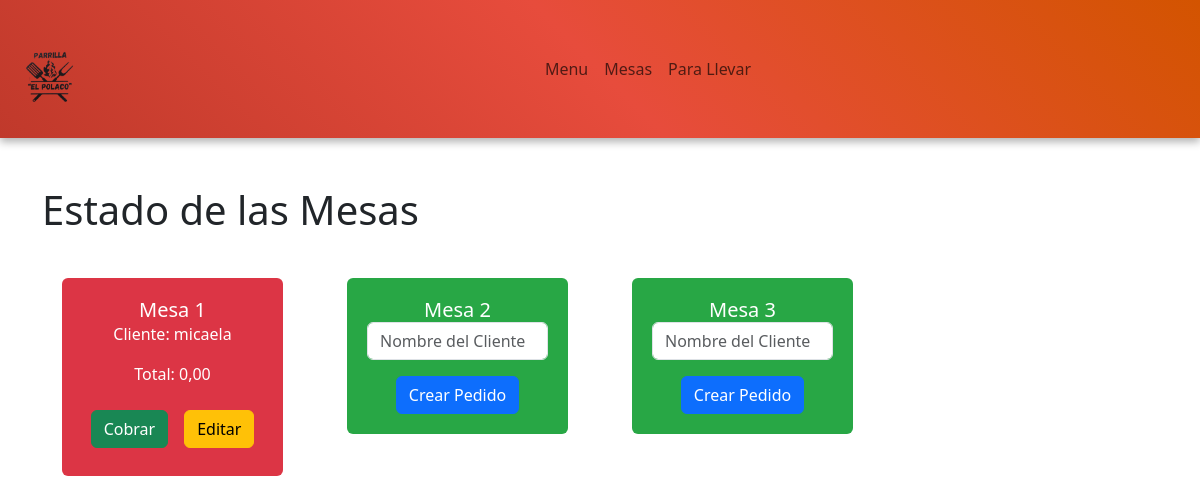
Page /mesas/ on the earlier database version.
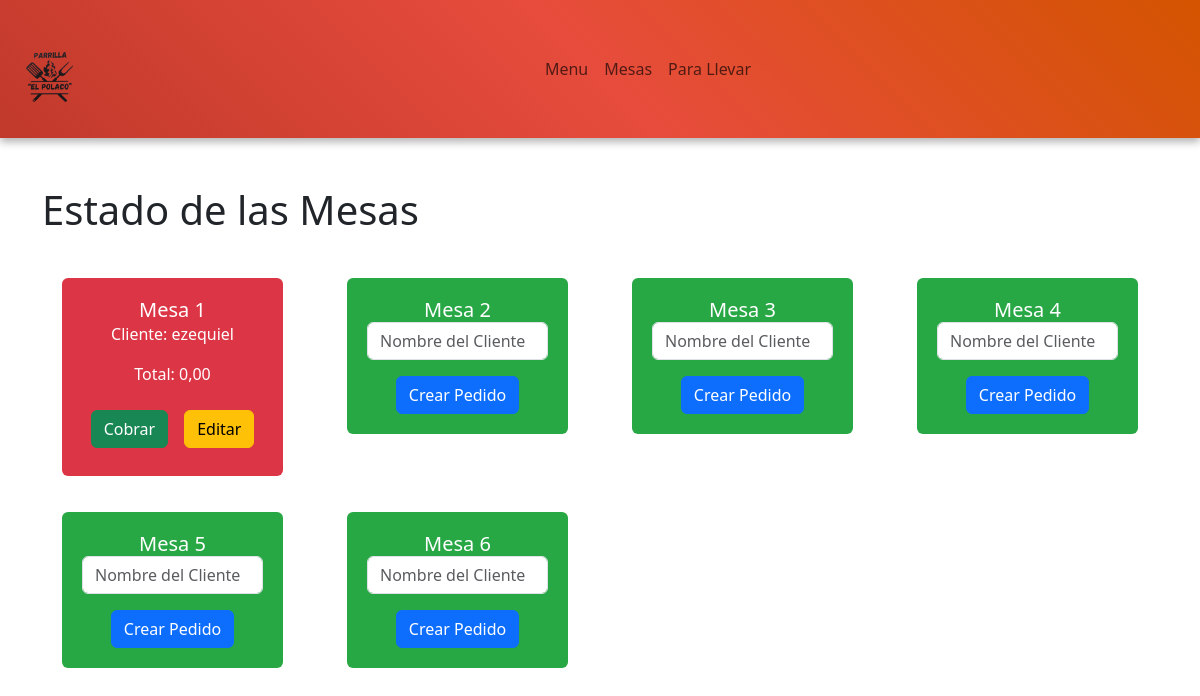
Same page on the later database version.
### Parrilla/models.py (models this page shows, shortened)
class Mesa(models.Model):
    numero = models.IntegerField(unique=True)
    ESTADOS = [("libre", "Libre"), ("ocupada", "Ocupada"), ("reservada", "Reservada")]
    estado = models.CharField(max_length=10, choices=ESTADOS, default="libre")

class Pedido(models.Model):
    numero = models.IntegerField(unique=False)
    mesa = models.ForeignKey("Mesa", on_delete=models.CASCADE, blank=True, null=True)
    nombre = models.CharField(max_length=100, blank=True, null=True)
    fecha = models.DateTimeField(auto_now_add=True)
    total = models.DecimalField(max_digits=10, decimal_places=2, default=0)
    pagado = models.BooleanField(default=False)
    para_llevar = models.BooleanField(default=False)
    nota = models.TextField(blank=True, null=True)

### Parrilla/views.py (the view)
# urls.py: path("mesas/", views.vista_mesas, name="vista_mesas"),
def vista_mesas(request):
    mesas = Mesa.objects.all()
    return render(request, "Parrilla/mesas.html", {"mesas": mesas})

### Parrilla/templates/Parrilla/mesas.html (shortened to what this page needs)
<!DOCTYPE html>
<html lang="es">
<head>
  {% load bootstrap5 %} {% bootstrap_css %} {% bootstrap_javascript %}
</head>
<body>
  {% include 'Parrilla/layauts/nav.html' %}
  <div class="container mt-5">
    <h1 class="mb-4">Estado de las Mesas</h1>
    <div class="row">
      {% for mesa in mesas %}
      <div class="col-md-3">
        <div class="mesa {{ mesa.estado }} rounded mb-3">
          <h5 class="card-title">Mesa {{ mesa.numero }}</h5>
          {% if mesa.estado == 'ocupada' %}
          <p>Cliente: {{ mesa.pedido_set.last.nombre }}</p>
          <p class="money-format">Total: {{ mesa.pedido_set.last.total }}</p>
          <div class="d-flex justify-content-center">
            <form method="POST" action="{% url 'pagar_pedido' mesa.pedido_set.last.id %}">
              <button type="submit" class="btn btn-success m-2 ">
                Cobrar
              </button>
            </form>
            <a href="{% url 'editar_pedido' pk=mesa.pedido_set.last.id %}" class="btn btn-warning m-2">
              Editar
            </a>
          </div>
          {% elif mesa.estado == 'reservada' %}
          <a href="{% url 'editar_pedido' mesa.pedido_set.last.id %}" class="btn btn-light">Ver Pedido</a>
          {% else %}
          <form action="{% url 'crear_pedido' %}" method="POST">
            <div class="mb-3">
              <input type="text" name="nombre" class="form-control" placeholder="Nombre del Cliente" required />
            </div>
            <button type="submit" class="btn btn-primary">
              Crear Pedido
            </button>
          </form>
          {% endif %}
        </div>
      </div>
      {% endfor %}
    </div>
  </div>
</body>
</html>

Differences in the rows shown:
computed for Mesa: pedido_set.last.nombre "micaela" → "ezequiel"
added Mesa: numero "4"
added Mesa: numero "5"
added Mesa: numero "6"
